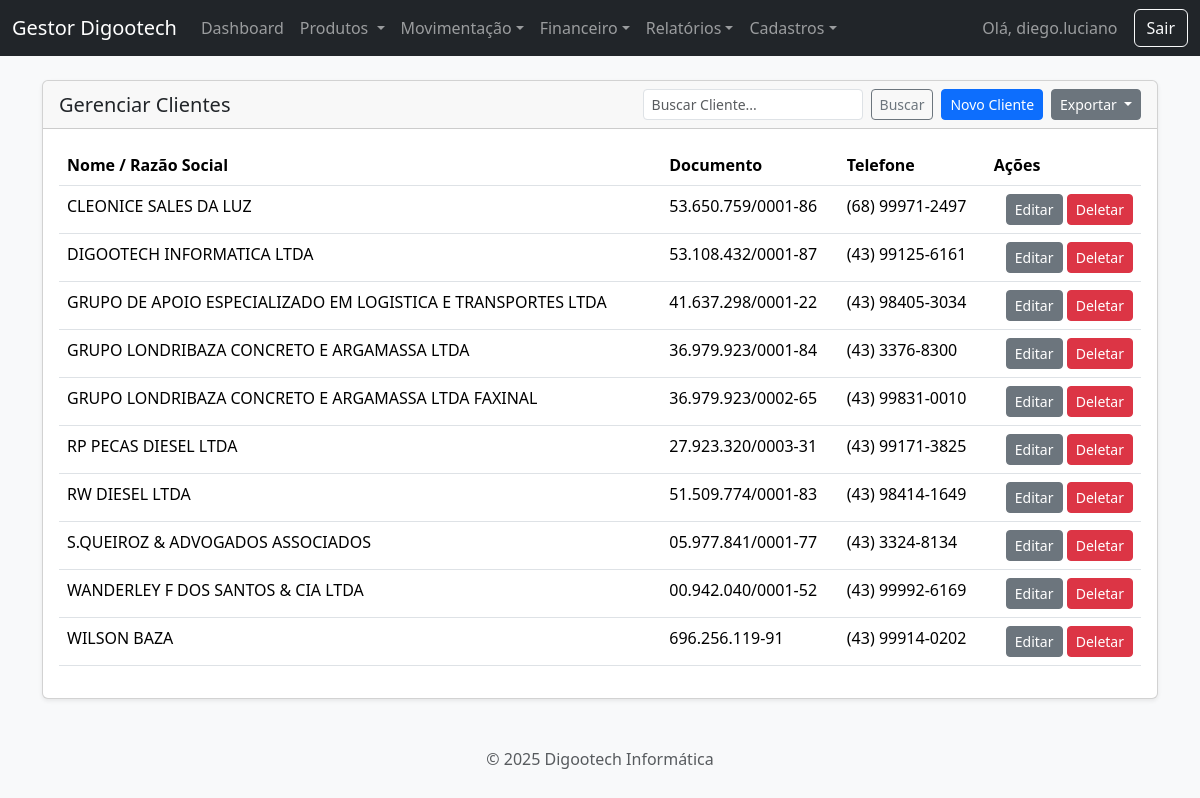
/clientes (signed in), run on the app's committed database.
### app.py (models this page shows, shortened)
class User(UserMixin, db.Model):
    id = db.Column(db.Integer, primary_key=True)
    username = db.Column(db.String(80), unique=True, nullable=False)
    password_hash = db.Column(db.String(200), nullable=False)

class Cliente(db.Model):
    id = db.Column(db.Integer, primary_key=True)
    tipo_pessoa = db.Column(db.String(10), nullable=False, default='FISICA')
    nome = db.Column(db.String(100), unique=True)
    cpf = db.Column(db.String(14), unique=True)
    razao_social = db.Column(db.String(150), unique=True)
    cnpj = db.Column(db.String(18), unique=True)
    inscricao_estadual = db.Column(db.String(20))
    email = db.Column(db.String(100))
    telefone = db.Column(db.String(11))
    cep = db.Column(db.String(9))
    rua = db.Column(db.String(150))
    numero = db.Column(db.String(20))
    bairro = db.Column(db.String(100))
    cidade = db.Column(db.String(100))
    uf = db.Column(db.String(2))
    ordens = db.relationship('OrdemServico', backref='cliente', lazy=True)
    @property
    def nome_exibicao(self): return self.nome if self.tipo_pessoa == 'FISICA' else self.razao_social
    @property
    def documento_exibicao(self):
        doc = self.cpf if self.tipo_pessoa == 'FISICA' else self.cnpj
        if not doc: return ""
        if self.tipo_pessoa == 'FISICA' and len(doc) == 11: return f"{doc[:3]}.{doc[3:6]}.{doc[6:9]}-{doc[9:]}"
        if self.tipo_pessoa == 'JURIDICA' and len(doc) == 14: return f"{doc[:2]}.{doc[2:5]}.{doc[5:8]}/{doc[8:12]}-{doc[12:]}"
        return doc
    @property
    def telefone_formatado(self):
        if not self.telefone: return ""
        n = len(self.telefone)
        if n == 11: return f"({self.telefone[:2]}) {self.telefone[2:7]}-{self.telefone[7:]}"
        if n == 10: return f"({self.telefone[:2]}) {self.telefone[2:6]}-{self.telefone[6:]}"
        return self.telefone

### app.py (the view, shortened to what this page needs)
@app.route('/clientes', methods=['GET', 'POST'])
@login_required
def gerenciar_clientes():
    search_term = request.args.get('q', '')
    query = Cliente.query
    ordem_inteligente = case((Cliente.nome != None, Cliente.nome), else_=Cliente.razao_social)
    todos_clientes = query.order_by(ordem_inteligente.asc()).all()
    return render_template('clientes.html', clientes=todos_clientes, search_term=search_term)

### app.py (called while the page is built)
@login_manager.user_loader
def load_user(user_id):
    return db.session.get(User, int(user_id))

### templates/clientes.html (shortened to what this page needs)
{% extends 'base.html' %}
{% block content %}
<div class="card shadow-sm">
    <div class="card-header d-flex justify-content-between align-items-center flex-wrap">
        <h2 class="h5 mb-0 me-3">Gerenciar Clientes</h2>
        <div class="d-flex align-items-center mt-2 mt-md-0">
            <form action="{{ url_for('gerenciar_clientes') }}" method="GET" class="d-flex me-2">
                <input class="form-control form-control-sm me-2" type="search" placeholder="Buscar Cliente..." name="q" value="{{ search_term or '' }}">
                <button class="btn btn-sm btn-outline-secondary" type="submit">Buscar</button>
            </form>
            <button class="btn btn-sm btn-primary me-2" type="button" data-bs-toggle="collapse" data-bs-target="#formNovoCliente" aria-expanded="false" aria-controls="formNovoCliente">
                Novo Cliente
            </button>
            <div class="dropdown">
                <button class="btn btn-sm btn-secondary dropdown-toggle" type="button" id="dropdownExport" data-bs-toggle="dropdown" aria-expanded="false">
                    Exportar
                </button>
            </div>
        </div>
    </div>
    <div class="card-body">
        <table class="table table-hover">
            <thead>
                <tr>
                    <th scope="col">Nome / Razão Social</th>
                    <th scope="col">Documento</th>
                    <th scope="col">Telefone</th>
                    <th scope="col">Ações</th>
                </tr>
            </thead>
            <tbody>
                {% for cliente in clientes %}
                <tr>
                    <td>{{ cliente.nome_exibicao }}</td>
                    <td>{{ cliente.documento_exibicao }}</td>
                    <td>{{ cliente.telefone_formatado }}</td>
                    <td class="text-end">
                        <a href="{{ url_for('editar_cliente', id=cliente.id) }}" class="btn btn-secondary btn-sm">Editar</a>
                        <a href="{{ url_for('deletar_cliente', id=cliente.id) }}" class="btn btn-danger btn-sm" onclick="return confirm('Atenção: Esta ação é permanente. Deseja continuar?');">Deletar</a>
                    </td>
                </tr>
                {% else %}
                <tr>
                    <td colspan="4" class="text-center">Nenhum cliente encontrado.</td>
                </tr>
                {% endfor %}
            </tbody>
        </table>
    </div>
</div>
{% endblock %}

### templates/base.html (shortened to what this page needs)
<!DOCTYPE html>
<html lang="pt-br">
<head>
    <link href="{{ url_for('static', filename='css/bootstrap.min.css') }}" rel="stylesheet">
    <link href="https://cdn.jsdelivr.net/npm/select2@4.1.0-rc.0/dist/css/select2.min.css" rel="stylesheet" />
    <link rel="stylesheet" href="https://cdn.jsdelivr.net/npm/select2-bootstrap-5-theme@1.3.0/dist/select2-bootstrap-5-theme.min.css" />
    <link rel="stylesheet" href="{{ url_for('static', filename='style.css') }}">
</head>
<body class="bg-light {{ body_class or '' }}">
    <nav class="navbar navbar-expand-lg navbar-dark bg-dark">
        <div class="container-fluid">
            <a class="navbar-brand" href="{{ url_for('dashboard') }}">Gestor Digootech</a>
            {% if current_user.is_authenticated %}
            <div class="collapse navbar-collapse" id="navbarNav">
                <ul class="navbar-nav me-auto mb-2 mb-lg-0">
                    <li class="nav-item"><a class="nav-link" href="{{ url_for('dashboard') }}">Dashboard</a></li>
                    <li class="nav-item dropdown">
                        <a class="nav-link dropdown-toggle" href="#" role="button" data-bs-toggle="dropdown" aria-expanded="false">
                            Produtos
                        </a>
                    </li>
                    <li class="nav-item dropdown">
                        <a class="nav-link dropdown-toggle" href="#" role="button" data-bs-toggle="dropdown">Movimentação</a>
                    </li>
                     <li class="nav-item dropdown">
                        <a class="nav-link dropdown-toggle" href="#" role="button" data-bs-toggle="dropdown">Financeiro</a>
                    </li>
                    <li class="nav-item dropdown">
                        <a class="nav-link dropdown-toggle" href="#" role="button" data-bs-toggle="dropdown">Relatórios</a>
                    </li>
                    <li class="nav-item dropdown">
                        <a class="nav-link dropdown-toggle" href="#" role="button" data-bs-toggle="dropdown">Cadastros</a>
                    </li>
                </ul>
                <span class="navbar-text me-3">Olá, {{ current_user.username }}</span>
                <a href="{{ url_for('logout') }}" class="btn btn-outline-light">Sair</a>
            </div>
            {% endif %}
        </div>
    </nav>
    <main class="container mt-4">
        {% block content %}{% endblock %}
    </main>
    <footer class="text-center text-muted mt-5 mb-3">
    <p>&copy; 2025 Digootech Informática</p>
    </footer>
</body>
</html>

### data on the page
User: username "diego.luciano"
Cliente: nome_exibicao "CLEONICE SALES DA LUZ", documento_exibicao "53.650.759/0001-86", telefone_formatado "(68) 99971-2497"
Cliente: nome_exibicao "DIGOOTECH INFORMATICA LTDA", documento_exibicao "53.108.432/0001-87", telefone_formatado "(43) 99125-6161"
Cliente: nome_exibicao "GRUPO DE APOIO ESPECIALIZADO EM LOGISTICA E TRANSPORTES LTDA", documento_exibicao "41.637.298/0001-22", telefone_formatado "(43) 98405-3034"
Cliente: nome_exibicao "GRUPO LONDRIBAZA CONCRETO E ARGAMASSA LTDA", documento_exibicao "36.979.923/0001-84", telefone_formatado "(43) 3376-8300"
Cliente: nome_exibicao "GRUPO LONDRIBAZA CONCRETO E ARGAMASSA LTDA FAXINAL", documento_exibicao "36.979.923/0002-65", telefone_formatado "(43) 99831-0010"
Cliente: nome_exibicao "RP PECAS DIESEL LTDA", documento_exibicao "27.923.320/0003-31", telefone_formatado "(43) 99171-3825"
Cliente: nome_exibicao "RW DIESEL LTDA", documento_exibicao "51.509.774/0001-83", telefone_formatado "(43) 98414-1649"
Cliente: nome_exibicao "S.QUEIROZ & ADVOGADOS ASSOCIADOS", documento_exibicao "05.977.841/0001-77", telefone_formatado "(43) 3324-8134"
Cliente: nome_exibicao "WANDERLEY F DOS SANTOS & CIA LTDA", documento_exibicao "00.942.040/0001-52", telefone_formatado "(43) 99992-6169"
Cliente: nome_exibicao "WILSON BAZA", documento_exibicao "696.256.119-91", telefone_formatado "(43) 99914-0202"
